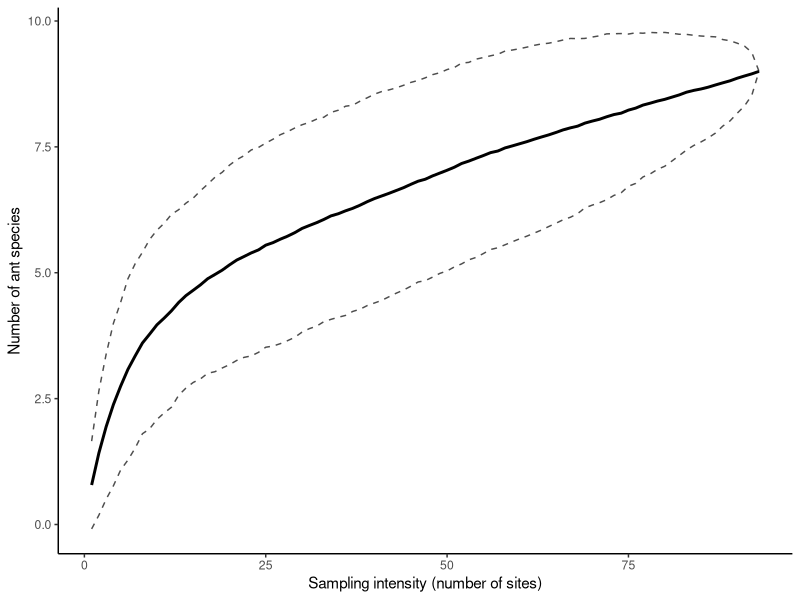
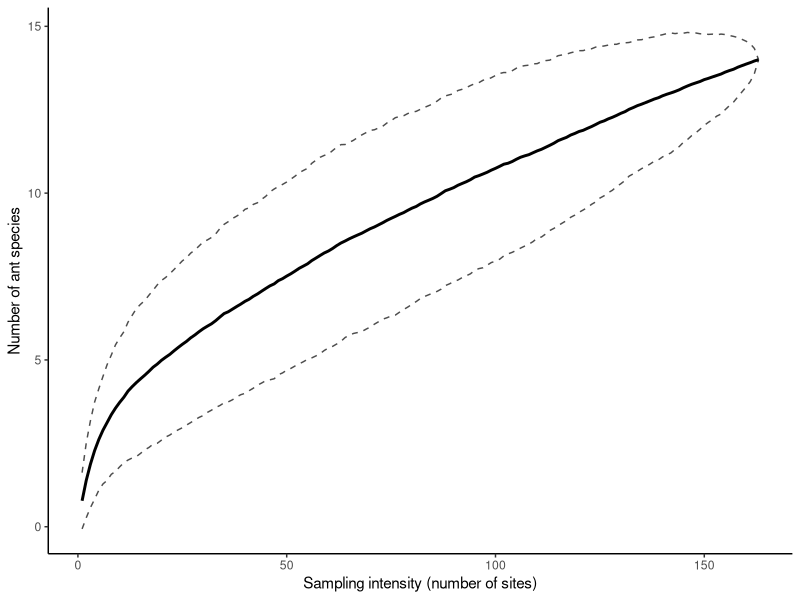
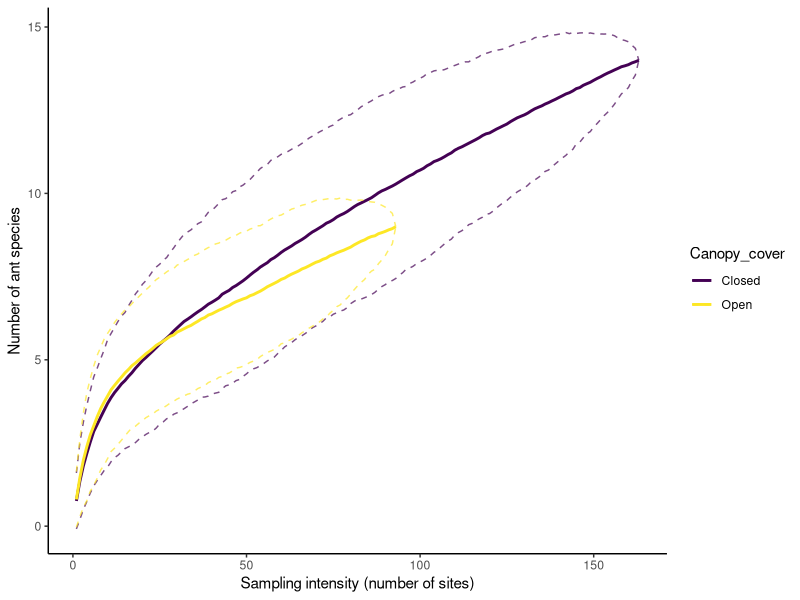
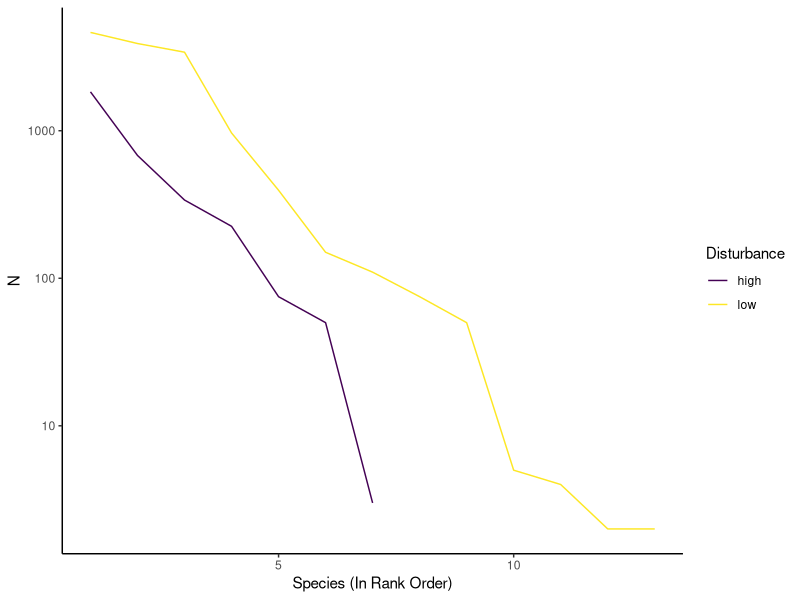

R code for these plots, in order:
## ---- chunk 1

suppressPackageStartupMessages({
library(tidyverse) 
library(vegan) 
}) |> suppressWarnings() |> suppressMessages()
theme_set(theme_classic()) # Removes gridlines from ggplot

raw_ant_data = read_csv("data/F21_ant_data.csv")


View = function(x,...){
  # Scrollable table output
  # knitr::kable(head(x))
  x |> head(n = 10) |> 
  kableExtra::kbl() |> 
  kableExtra::kable_paper() |> 
  kableExtra::scroll_box(width = "100%")
} 
## ---- chunk 2

wide_ant_data = raw_ant_data |> 
  # Remove unnecessary columns
  select(-GPS_easting, -GPS_northing, -Phorids_present, -Field_Notes, -Name, -Total_ants, -`Other species`) |> 
  mutate(
    Canopy_cover = if_else(Canopy_cover %in% c(0, 1), "Open", "Closed"), # see ?if_else() for details
    Ground_cover =  if_else(Ground_cover %in% c(0, 1), "Sparse", "Dense")
  )
## ---- chunk 3
# Get a list of species columns
ant_species = wide_ant_data |> 
  # Remove the non-species columns
  select(-Acre, -Site, -Fire_ants_present, -Canopy_cover, -Ground_cover, -Disturbance) |> 
  names() # get the column names

# Convert all of the species columns to "Species" and "N"
tidy_ant_data = wide_ant_data |> 
  pivot_longer(cols = all_of(ant_species), # all_of() selects columns based on a character vector; it also works in select()
               names_to = "Species", # Put the column name in a "Species" column
               values_to = "N") |> # Cell values are counts, so make that an N column
  # replace the underscores in species names with a space:
  filter(N > 0) # Remove species that aren't present
## ---- chunk 4
# Let's say these are the species in our two communities:
com_a = LETTERS[1:5]
com_b = LETTERS[3:8]

# Species in common:
intersect(com_a, com_b)

# Species present in either:
union(com_a, com_b)

# Total number of species present:
length(union(com_a, com_b))

# Jaccard similarity:
length(intersect(com_a, com_b)) / 
length(union(com_a, com_b))

## ---- chunk 5

jaccard_similarity = function(com_1, com_2, na.rm = FALSE) {
  # com_1 and com_2 are the arguments of the function,
  # they should be the names of species in different communities
  # Remove missing values from the two communities if na.rm == TRUE
  # 
  if(isTRUE(na.rm)) {
    com_1 = na.omit(com_1)
    com_2 = na.omit(com_2)
  }
  
  # Create local variables for the intersection and union;
  common_spp = intersect(com_1, com_2) 
  total_spp = union(com_1, com_2) 
  # these variables are created while the function runs & destroyed when it ends
  # The last value of the function is its output (a.k.a., return value)
  length(common_spp) / length(total_spp) # return this
}

# Here's an example of running the function
jaccard_similarity(com_1 = com_a, com_2 = com_b)
# This is the same thing:
jaccard_similarity(com_a, com_b)
## ---- chunk 6

shannon_diversity = function(species, count) {
  # species: vector of species names; 
  # count: how many of each species are present
  
  # Create p, a vector of relative frequencies
  p = tibble(species, count) |> 
    # Merge duplicate species 
    group_by(species) |> 
    summarize(count = sum(count)) |> 
    ungroup() |> 
    # Remove zeroes
    filter(count > 0) |> 
    # Convert to frequencies
    mutate(p = count / sum(count)) |> 
    # Extract column p
    pull(p) 
  if(length(p) < 2) return(0) # one or 0 species has an H of 0
  # Return value:
  exp( -sum(p * log(p)) ) # exponential of shannon index
}

# Calculate the shannon diversity
shannon_diversity(LETTERS[1:5], # Species names, A : E
                 c(100, 5, 30, 22, 140)) # Species counts
## ---- chunk 7
tidy_ant_data |> 
  group_by(Acre, Disturbance) |> # group by Acre & habitat
  summarize(shannon = shannon_diversity(Species, N)) 
## ---- chunk 8
# Create a function that converts a number to presence-absense
to_presence_absense = function(x) if_else(x <= 0 | is.na(x), 0, 1) # Recodes data as 0 if it's 0 or missing or 1 otherwise

# Format data for the species accumulation curve
format_sac_data = function(wide_data, ant_spp = ant_species) {
  # Takes a wide data format
  # ant_spp is the name of all ant species in the dataset; it's defined earlier
    wide_data |> 
      # Select only species columns
      select(all_of(ant_spp)) |> 
      # use to_presence_absense() on all columns
      mutate(across(everything(), to_presence_absense))
}

# Here's what the results looks like on open canopy data:
wide_ant_data |> 
  filter(Canopy_cover == "Open") |> 
  format_sac_data() |> 
  View()
## ---- chunk 9
sac_open = wide_ant_data |> 
  filter(Canopy_cover == "Open") |> 
  format_sac_data() |> 
  specaccum(method = "random", permutations = 500)   # Use these argument options
## ---- chunk 10
sac_open_tidy = 
  tibble(
    sites = sac_open$sites,
    richness = sac_open$richness,
    se = sac_open$sd # the "SD" column is actually a standard error measure
  ) 
View(sac_open_tidy)
## ---- chunk 11
sac_open_plot = sac_open_tidy |> 
  # Define the confidence intervals based on mean richness & standard errors
  mutate(lower_ci = richness - se * 1.96,
         upper_ci = richness + se * 1.96) |> 
  ggplot() + aes(x = sites, y = richness) +
  geom_line(size = 1) + # line for richness
  # The lines below add in confidence intervals
  geom_line(aes(y = lower_ci), linetype = 2, alpha = .7) + 
  geom_line(aes(y = upper_ci), linetype = 2, alpha = .7) +
  # alpha adds a bit of transparency
  xlab("Sampling intensity (number of sites)") +
  ylab("Number of ant species")
sac_open_plot
## ---- chunk 12
# Calculate the tidy SAC data
get_sac = function(wide_data) {
  # wide_data is data in the wide format, probably subset or filtered
  sac = format_sac_data(wide_data) |> # Convert to SAC format
    specaccum(method = "random", permutations = 500) # calculate SAC
  tibble( # Tidy output
    sites = sac$sites,
    richness = sac$richness,
    se = sac$sd
  ) |>   
    mutate(lower_ci = richness - se * 1.96,
           upper_ci = richness + se * 1.96)
}
# Make the plot
plot_sac = function(sac_data) {
  # sac_data is the output of get_sac()
  sac_data |> ggplot() + 
    aes(x = sites, y = richness) +
    geom_line(size = 1) + # line for richness
    # The lines below add in confidence intervals
    geom_line(aes(y = lower_ci), linetype = 2, alpha = .7) + 
    geom_line(aes(y = upper_ci), linetype = 2, alpha = .7) +
    # alpha adds a bit of transparency
    xlab("Sampling intensity (number of sites)") +
    ylab("Number of ant species")
}
## ---- chunk 13
wide_ant_data |> 
  filter(Canopy_cover == "Closed") |> 
  get_sac() |> 
  plot_sac()
## ---- chunk 14
# Create the SAC data frames for each group in your comparison
sac_cnpy_open = wide_ant_data |> 
    filter(Canopy_cover == "Open") |> 
    get_sac() |> 
    mutate(Canopy_cover = "Open") # Use the Mutate Add disturbance column to sac results
sac_cnpy_closed = wide_ant_data |> 
    filter(Canopy_cover == "Closed") |> 
    get_sac() |> 
    mutate(Canopy_cover = "Closed") # Add disturbance column back to sac results

sac_cnpy_combined = # Combine them into one data frame
  bind_rows(sac_cnpy_open, sac_cnpy_closed) # Note that bind_rows() can combine more than two data frames, if you're doing a 3+ part comparison

plot_sac(sac_cnpy_combined) + # Creates a standard SAC Plot
  aes(color=Canopy_cover) +    # Separates out the lines by color based on the Disturbance column
  scale_color_viridis_d()     # Make the colors look nice
## ---- chunk 15

plot_rank_abundance = function(summarized_data, right_margin = 2.8) {
  # Make the rank abundance plot
  # The right_margin argument is used to make sure that 
  # the angled axis labels don't go of the page
  # make it larger or smaller to suit your tastes
  ggplot(summarized_data, aes(x = species_rank, y = N)) +
    geom_line() + # Create a descending line
    scale_y_log10() + # puts y axis on log scale
    xlab("Species (In Rank Order)") + 
    scale_color_viridis_d()
}
## ---- chunk 16
tidy_ant_data |> 
  filter(!is.na(Disturbance)) |> 
  group_by(Disturbance, Species) |> 
  summarize(N = sum(N)) |> 
  arrange(Disturbance, desc(N)) |> 
  mutate(species_rank = 1:n()) |> 
  suppressWarnings() |> 
  ungroup() |> plot_rank_abundance() + aes(color = Disturbance) + theme_classic()
